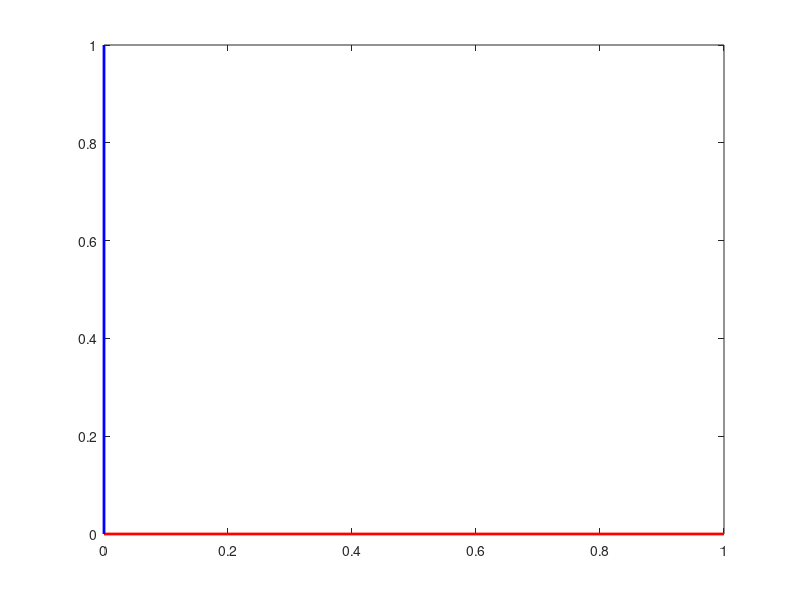

Here is the MATLAB script that generated this plot: (Note: this script raises an error after producing the figure.)
close all; clear; clc
% Path interpolation in 2D
% Author: Sipu Ruan, ruansp@jhu.edu, 2017

%% frame O
O = [0 1 0; 0 0 1; 1 1 1];
plot(O(1,1:2), O(2,1:2), 'r-', 'LineWidth', 2)
hold on;
plot([O(1,1), O(1,3)], [O(2,1), O(2,3)], 'b-', 'LineWidth', 2)

%% frame A, B
% Transform Ho_oa, Ha_ab, Ho_ob
thA = 2*pi/3; do_oa = [-5; 4];
thB = -pi/3; do_ob = [4; 2];
Ro_oa = rot2d(thA);
Ro_ob = rot2d(thB);

Ho_oa = [Ro_oa do_oa; 0 0 1];
Ho_ob = [Ro_ob do_ob; 0 0 1];
Ha_ab = inv(Ho_oa) * Ho_ob;

% frames A and B
A = Ho_oa * O;
B = Ho_ob * O;

% plot the frames
plot(A(1,1:2), A(2,1:2), 'r-', 'LineWidth', 2)
plot([A(1,1), A(1,3)], [A(2,1), A(2,3)], 'b-', 'LineWidth', 2)
plot(B(1,1:2), B(2,1:2), 'r-', 'LineWidth', 2)
plot([B(1,1), B(1,3)], [B(2,1), B(2,3)], 'b-', 'LineWidth', 2)

%% Path Generation: SE(2)
% Ho_ab, Ro_ab, do_ab
Ho_ab = Ho_oa * Ha_ab * inv(Ho_oa);
Ro_ab = Ho_ab(1:2,1:2);
do_ab = Ho_ab(1:2,3);

% path generation: a helical path
t = 0:0.01:1;
for i=1:length(t)
    % transformation of SE(2)
    Hse(:,:,i) = expm(t(i)*logm(Ho_ab)) * Ho_oa;
    % moving frame
    Ase(:,:,i) = Hse(:,:,i) * O;
    
    % plot the moving frame
    if mod(i,10) == 1
        plot(Ase(1,1:2,i), Ase(2,1:2,i), 'r--', 'LineWidth', 1)
        plot([Ase(1,1,i), Ase(1,3,i)], [Ase(2,1,i), Ase(2,3,i)],...
            'b--', 'LineWidth', 1)
    end
    
    % track the origin of the moving frame
    Ase_origin(:,i) = [Ase(1,1,i); Ase(2,1,i)];
end
plot(Ase_origin(1,:), Ase_origin(2,:), 'k--', 'LineWidth', 1.2)

%% Path Generation: PCG(2)
% to_ab
to_oa = Ho_oa(1:2,3); Ro_oa = Ho_oa(1:2,1:2);
to_ab = do_ab - (eye(2)-Ro_ab)*to_oa;

% path generation
for i=1:length(t)
    Rpcg(:,:,i) = expm(t(i)*logm(Ro_ab)) * Ro_oa;
    tpcg(:,:,i) = t(i)*to_ab + to_oa;
    Apcg(:,:,i) = Rpcg(:,:,i)*O(1:2,:) + tpcg(:,:,i);
    
    if mod(i,10) == 1
    plot(Apcg(1,1:2,i), Apcg(2,1:2,i), 'r-', 'LineWidth', 1)
    plot([Apcg(1,1,i), Apcg(1,3,i)], [Apcg(2,1,i), Apcg(2,3,i)],...
        'b-', 'LineWidth', 1)
    end
    
    Apcg_origin(:,i) = [Apcg(1,1,i); Apcg(2,1,i)];
end
plot(Apcg_origin(1,:), Apcg_origin(2,:), 'k', 'LineWidth', 1.2)

axis equal;
grid on;

%% Function for 2D rotation
function R = rot2d(th)
R = [cos(th) -sin(th); sin(th) cos(th)];
end